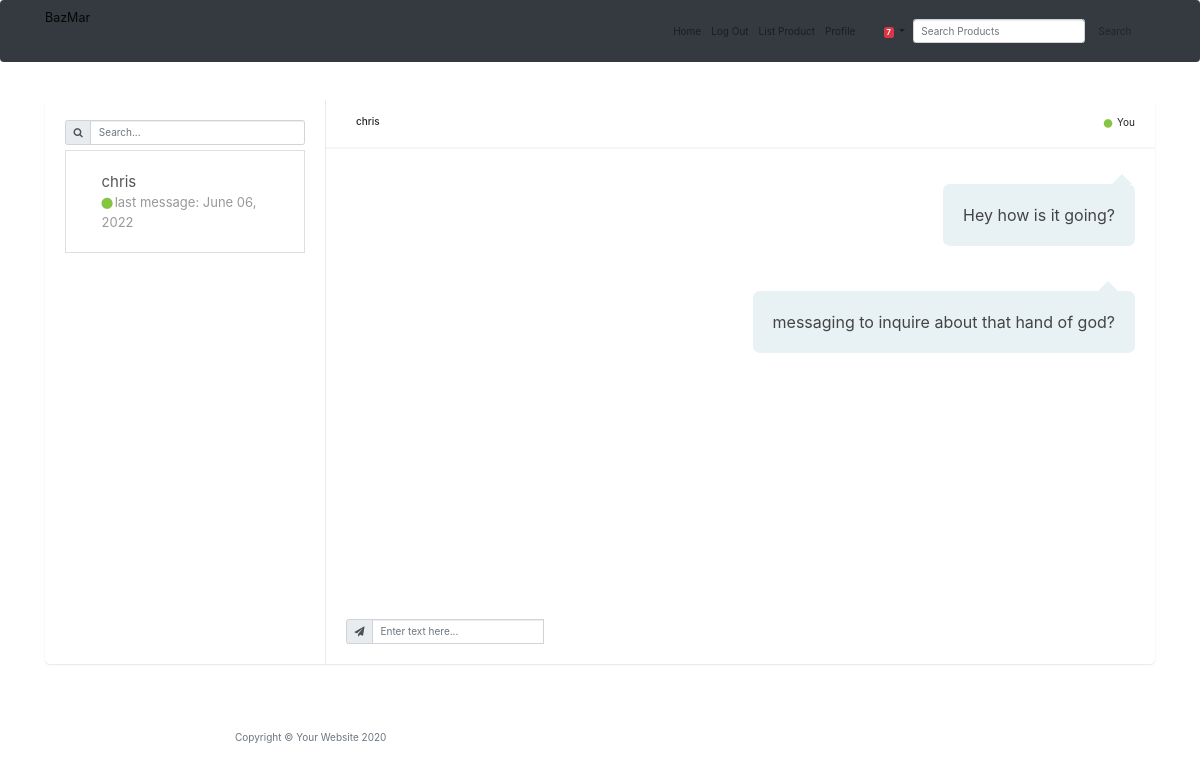
The page /message_center/2 (signed in) on the database its author committed.
### main.py (models this page shows)
class Chat(db.Model):
    __tablename__ = "chats"
    id = db.Column(db.Integer, primary_key=True)
    User1_ID = db.Column(db.Integer)
    User1_name = db.Column(db.String(250), nullable=False)
    User2_ID = db.Column(db.Integer)
    User2_name = db.Column(db.String(250), nullable=False)
    messages = relationship("Message", back_populates="parent_chat")

class Message(db.Model):
    __tablename__ = "messages"
    message_id = db.Column(db.Integer, primary_key=True)
    parent_chat_ID = db.Column(db.Integer, db.ForeignKey("chats.id"))
    parent_chat = relationship("Chat", back_populates="messages")
    message_author = db.Column(db.String(250), nullable=False)
    body = db.Column(db.String(250), nullable=False)
    date_posted = db.Column(db.String(250), nullable=False)

### main.py (the view, shortened to what this page needs)
@app.route("/message_center/<chat_id>", methods=["GET", "POST"])
@login_required
def message_center(chat_id):
    current_chat = Chat.query.filter_by(id=chat_id).first()
    all_chats = Chat.query.all()
    user_chats = []
    for chat in all_chats:
        if current_user.id == chat.User1_ID or current_user.id == chat.User2_ID:
            user_chats.append(chat)
    return render_template("message_center.html", chats=user_chats, current_chat=current_chat)

### main.py (called while the page is built)
@login_manager.user_loader
def load_user(user_id):
    return User.query.get(int(user_id))

### templates/message_center.html (shortened to what this page needs)
{% extends 'bootstrap/base.html' %}
{% block content %}
<head>
  <link href="{{ url_for('static', filename='vendor/bootstrap/css/bootstrap.min.css') }}" rel="stylesheet">
  <link href="{{ url_for('static', filename='vendor/fontawesome-free/css/all.min.css')}}" rel="stylesheet" type="text/css">
  <link href="{{ url_for('static', filename='css/chat.css')}}" rel="stylesheet">
</head>
<link href="https://maxcdn.bootstrapcdn.com/font-awesome/4.7.0/css/font-awesome.min.css" rel="stylesheet" />
<body>
  <nav class="navbar navbar-expand-md navbar-light bg-dark fixed-top" id="mainNav">
    <div class="container">
      <a class="navbar-brand" href="{{url_for('get_all_products')}}">BazMar</a>
      <div class="collapse navbar-collapse" id="navbarResponsive">
        <ul class="navbar-nav ml-auto">
          <li class="nav-item">
            <a class="nav-link" href="{{ url_for('get_all_products') }}">Home</a>
          </li>
          {% if not current_user.is_authenticated: %}
          <li class="nav-item">
            <a class="nav-link" href="{{ url_for('login') }}">Login</a>
          </li>
          <li class="nav-item">
            <a class="nav-link" href="{{ url_for('register') }}">Register</a>
          </li>
          {% else: %}
          <li class="nav-item">
            <a class="nav-link" href="{{ url_for('logout') }}">Log Out</a>
          </li>
          {% endif %}
          {% if current_user.is_authenticated: %}
          <li class="nav-item">
            <a class="nav-link" href="{{ url_for('add_new_listing') }}">List Product</a>
          </li>
          <li class="nav-item">
            <a class="nav-link" href="{{ url_for('user_profile', profile_id=current_user.id, username=current_user.name) }}">Profile</a>
          </li>
          <li class="nav-item dropdown no-arrow mx-1">
            <a class="nav-link dropdown-toggle" href="#" id="messagesDropdown" role="button" data-toggle="dropdown" aria-haspopup="true" aria-expanded="false">
              <i class="fas fa-envelope fa-fw"></i>
              <span class="badge badge-danger badge-counter">7</span>
            </a>
          </li>
          {% endif %}
        </ul>
        <form class="form-inline my-2 my-lg-0" action="{{ url_for('get_all_products') }}" method="post">
          <input class="form-control mr-sm-2" type="search" placeholder="Search Products" aria-label="Search" name="value">
          <button class="btn btn-outline-muted my-2 my-sm-0" type="submit">Search</button>
        </form>
      </div>
    </div>
  </nav>
  <div class="container" style="margin-top:100px;">
    <div class="row clearfix">
      <div class="col-lg-12">
        <div class="card chat-app">
          <div id="plist" class="people-list">
            <div class="input-group">
              <div class="input-group-prepend">
                <span class="input-group-text"><i class="fa fa-search"></i></span>
              </div>
              <input type="text" class="form-control" placeholder="Search...">
            </div>
            <ul class="list-unstyled chat-list mt-2 mb-0">
              {% for chat in chats %}
              <a href="{{ url_for('message_center', chat_id=chat.id) }}" class="list-group-item list-group-item-action py-3 lh-tight" aria-current="true" method="post">
                <li class="clearfix">
                  <div class="about">
                    {% if current_user.name == chat.User1_name %}
                    <div class="name">{{ chat.User2_name }}</div>
                    {% else %}
                    <div class="name">{{ chat.User1_name }}</div>
                    {% endif %}
                    <div class="status"> <i class="fa fa-circle online"></i>last message: {{ chat.messages[-1].date_posted }}</div>
                  </div>
                </li>
              </a>
              {% endfor %}
            </ul>
          </div>
          <div class="chat">
            <div class="chat-header clearfix">
              <div class="row">
                <div class="col-lg-6">
                  <div class="chat-about">
                    {% if current_user.name == current_chat.User1_name %}
                    <h6 class="m-b-0">{{ current_chat.User2_name }}</h6>
                    {% else %}
                    <h6 class="m-b-0">{{ current_chat.User1_name }}</h6>
                    {% endif %}
                  </div>
                </div>
                <div class="col-lg-6 hidden-sm text-right">
                  <div> <i class="fa fa-circle online"></i> You</div>
                </div>
              </div>
            </div>
            <div class="chat-history">
              <ul class="m-b-0">
                {% for message in current_chat.messages %}
                {% if message.message_author == current_user.name %}
                <li class="clearfix">
                  <div class="message other-message float-right">{{ message.body }}</div>
                </li>
                {% endif %}
                {% endfor %}
              </ul>
            </div>
            <div class="chat-message clearfix">
              <div class="input-group mb-0">
                <div class="input-group-prepend">
                  <span class="input-group-text"><i class="fa fa-send"></i></span>
                </div>
                {% if current_chat.id != 1 %}
                <form class="form-inline my-2 my-lg-0" action="{{ url_for('message_center', chat_id=current_chat.id) }}" method="post">
                  <input type="text" class="form-control" name="text" placeholder="Enter text here..." method="post">
                </form>
                {% endif %}
              </div>
            </div>
          </div>
        </div>
      </div>
    </div>
  </div>
  {% include "footer.html" %}
  {% endblock %}

### templates/footer.html (shortened to what this page needs)
  <footer>
    <div class="container">
      <div class="row">
        <div class="col-lg-8 col-md-10 mx-auto">
          <ul class="list-inline text-center">
            <li class="list-inline-item">
              <a href="#">
                <span class="fa-stack fa-lg">
                  <i class="fas fa-circle fa-stack-2x"></i>
                  <i class="fab fa-twitter fa-stack-1x fa-inverse"></i>
                </span>
              </a>
            </li>
            <li class="list-inline-item">
              <a href="#">
                <span class="fa-stack fa-lg">
                  <i class="fas fa-circle fa-stack-2x"></i>
                  <i class="fab fa-facebook-f fa-stack-1x fa-inverse"></i>
                </span>
              </a>
            </li>
            <li class="list-inline-item">
              <a href="#">
                <span class="fa-stack fa-lg">
                  <i class="fas fa-circle fa-stack-2x"></i>
                  <i class="fab fa-github fa-stack-1x fa-inverse"></i>
                </span>
              </a>
            </li>
          </ul>
          <p class="copyright text-muted">Copyright &copy; Your Website 2020</p>
        </div>
      </div>
    </div>
  </footer>
</body>
</html>

### static/css/chat.css (style rules this page uses)
body { margin-top:20px; }
.card { background: #fff; transition: .5s; border: 0; margin-bottom: 30px; border-radius: .55rem; position: relative; width: 100%; box-shadow: 0 1px 2px 0 rgb(0 0 0 / 10%); }
.chat-app .people-list { width: 280px; position: absolute; left: 0; top: 0; padding: 20px; z-index: 7 }
.chat-app .chat { margin-left: 280px; border-left: 1px solid #eaeaea }
.people-list { -moz-transition: .5s; -o-transition: .5s; -webkit-transition: .5s; transition: .5s }
.people-list .chat-list li { padding: 10px 15px; list-style: none; border-radius: 3px }
.people-list .chat-list li .name { font-size: 15px }
.people-list .about { float: left; padding-left: 8px }
.people-list .status { color: #999; font-size: 13px }
.chat .chat-header { padding: 15px 20px; border-bottom: 2px solid #f4f7f6 }
.chat .chat-header .chat-about { float: left; padding-left: 10px }
.chat .chat-history { padding: 20px; border-bottom: 2px solid #fff }
.chat .chat-history ul { padding: 0 }
.chat .chat-history ul li { list-style: none; margin-bottom: 30px }
.chat .chat-history ul li:last-child { margin-bottom: 0px }
.chat .chat-history .message { color: #444; padding: 18px 20px; line-height: 26px; font-size: 16px; border-radius: 7px; display: inline-block; position: relative }
.chat .chat-history .message:after { bottom: 100%; left: 7%; border: solid transparent; content: " "; height: 0; width: 0; position: absolute; pointer-events: none; border-bottom-color: #fff; border-width: 10px; margin-left: -10px }
.chat .chat-history .other-message { background: #e8f1f3; text-align: right }
.chat .chat-history .other-message:after { border-bottom-color: #e8f1f3; left: 93% }
.chat .chat-message { padding: 20px }
.online, .offline, .me { margin-right: 2px; font-size: 8px; vertical-align: middle }
.online { color: #86c541 }
.float-right { float: right }
.clearfix:after { visibility: hidden; display: block; font-size: 0; content: " "; clear: both; height: 0 }
@media only screen and (min-device-width: 768px) and (max-device-width: 1024px) and (orientation: landscape) and (-webkit-min-device-pixel-ratio: 1) { .chat-app .chat-list { height: 480px; overflow-x: auto } }
@media only screen and (min-device-width: 768px) and (max-device-width: 1024px) and (orientation: landscape) and (-webkit-min-device-pixel-ratio: 1) { .chat-app .chat-history { height: calc(100vh - 350px); overflow-x: auto } }

### rows shown on the page
Chat: User2_name "chris", date_posted "June 06, 2022"
Message: body "Hey how is it going?"
Message: body "messaging to inquire about that hand of god?"
